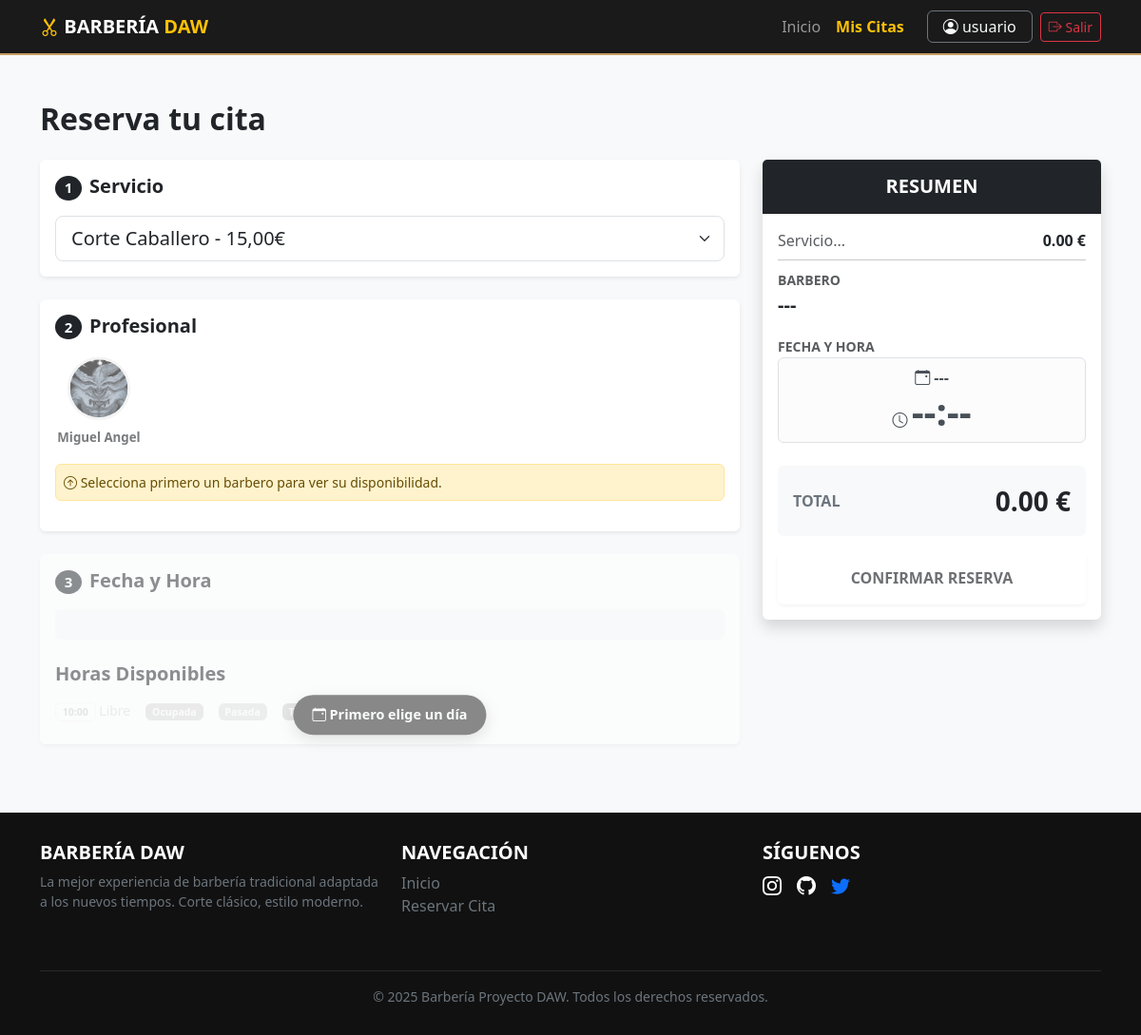
Page /reservar/ (signed in) on the earlier database version.
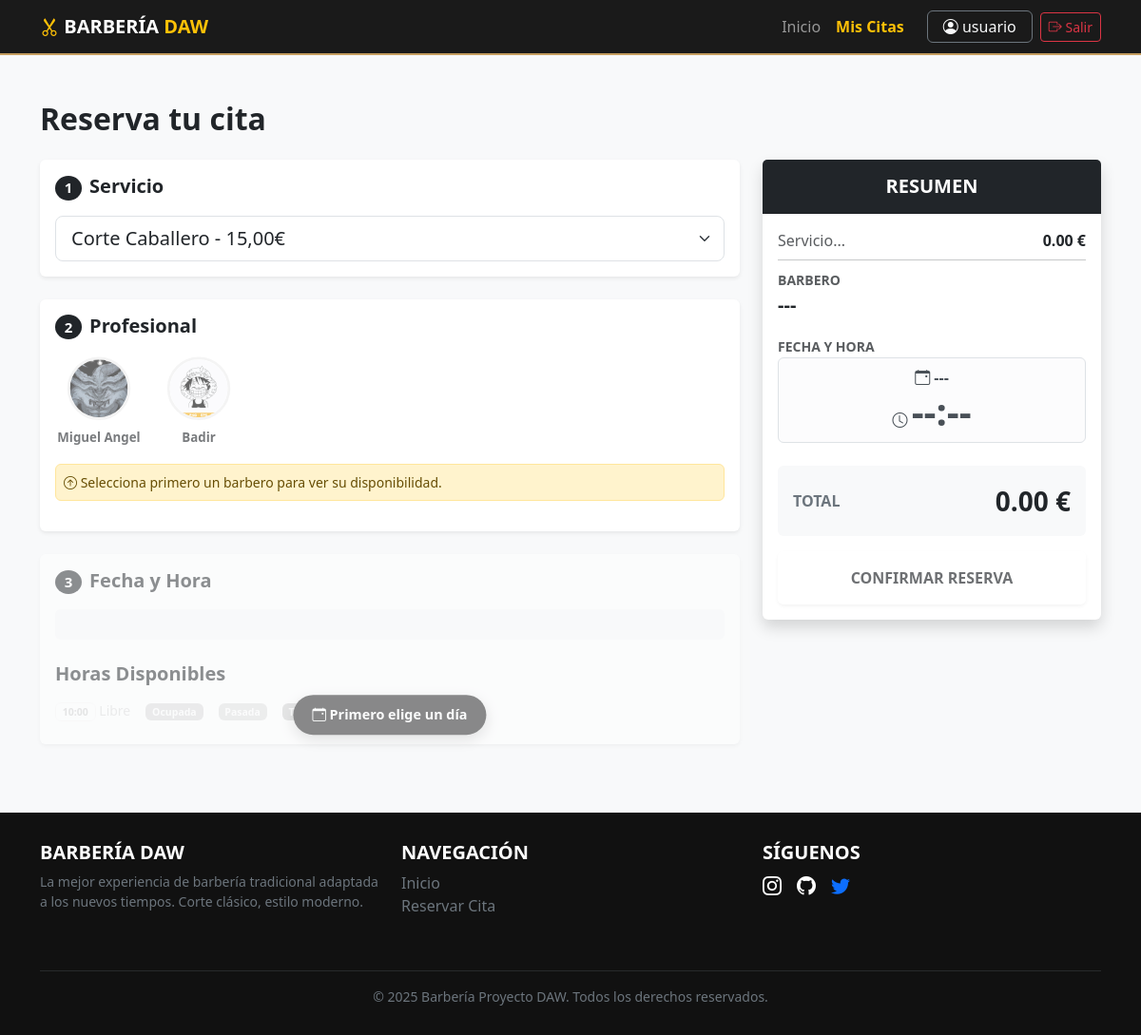
Same page on the later database version.
### gestion_citas/models.py (models this page shows, shortened)
class Barbero(models.Model):
    nombre = models.CharField(max_length=100)
    apellido = models.CharField(max_length=100)
    foto = models.ImageField(upload_to="barberos/", blank=True, null=True)
    experiencia = models.PositiveIntegerField(help_text="Años de experiencia")
    especialidades = models.ManyToManyField(Servicio, related_name="barberos")
    def __str__(self):
        return f"{self.nombre} {self.apellido}"

### gestion_citas/views.py (the view)
# urls.py: path('reservar/', views.reservar_cita, name='reservar_cita'),
@login_required
def reservar_cita(request):
    if request.method == 'POST':
        form = CitaForm(request.POST)
        if form.is_valid():
            cita = form.save(commit=False)
            cita.usuario = request.user
            try:
                cita.full_clean()
                cita.save()
                messages.success(request, '¡Cita reservada con éxito!')
                return redirect('mis_citas')
            except ValidationError as e:
                form.add_error(None, e)
    else:
        form = CitaForm()
    barberos = Barbero.objects.all()
    servicios = Servicio.objects.all()
    horarios_disponibles = [
        "10:00", "10:30", "11:00", "11:30", "12:00", "12:30", "13:00", "13:30",
        "16:00", "16:30", "17:00", "17:30", "18:00", "18:30", "19:00", "19:30"
    ]
    citas_futuras = Cita.objects.filter(fecha__gte=date.today())
    agenda_ocupada = defaultdict(lambda: defaultdict(list))
    for cita in citas_futuras:
        fecha_str = cita.fecha.strftime("%Y-%m-%d")
        hora_str = cita.hora.strftime("%H:%M")
        agenda_ocupada[cita.barbero.id][fecha_str].append(hora_str)
    agenda_ocupada_json = json.dumps({k: dict(v) for k, v in agenda_ocupada.items()})
    precios_json = json.dumps({s.id: float(s.precio) for s in servicios})
    return render(request, 'gestion_citas/citas/reservar_cita.html', {
        'form': form,
        'barberos': barberos,
        'servicios': servicios,
        'agenda_json': agenda_ocupada_json,
        'precios_json': precios_json,
        'horarios': horarios_disponibles, # <--- PASAMOS LA LISTA DE HORAS
    })

### gestion_citas/forms.py (shortened to what this page needs)
class CitaForm(forms.ModelForm):
    class Meta:
        model = Cita
        fields = ["barbero", "servicio", "fecha", "hora", "notas"]
        widgets = {
            "fecha": DateInput(attrs={"type": "date", "class": "form-control"}),
            "hora": TimeInput(attrs={"type": "time", "class": "form-control"}),
            "notas": forms.Textarea(
                attrs={
                    "rows": 3,
                    "class": "form-control",
                    "placeholder": "Ej: Corte con navaja...",
                }
            ),
            "barbero": forms.Select(attrs={"class": "form-select"}),
            "servicio": forms.Select(attrs={"class": "form-select"}),
        }

### gestion_citas/models.py (called while the page is built)
    def __str__(self):
        return f"{self.nombre} - {self.precio}€"

### gestion_citas/templates/gestion_citas/citas/reservar_cita.html (shortened to what the changed rows need)
{% extends 'gestion_citas/base.html' %}
{% load static %}
{% block content %}
<link rel="stylesheet" href="https://cdn.jsdelivr.net/npm/flatpickr/dist/flatpickr.min.css">
<div class="container py-5">
    <div class="mb-4">
        <h2 class="fw-bold">Reserva tu cita</h2>
    </div>
    <form method="post" id="bookingForm">
        <div class="row">
            <div class="col-lg-8">
                <div class="card shadow-sm border-0 mb-4">
                    <div class="card-body">
                        <div class="d-flex gap-4 flex-wrap">
                            {% for b in barberos %}
                            <div class="text-center cursor-pointer barber-option" id="barber-{{ b.id }}" onclick="selectBarber('{{ b.id }}', '{{ b.nombre }}', this)">
                                <div class="avatar-wrapper mb-2">
                                    {% if b.foto %}
                                        <img src="{{ b.foto.url }}" class="avatar-circle">
                                    {% else %}
                                        <div class="avatar-circle bg-dark text-white d-flex align-items-center justify-content-center fw-bold fs-4">
                                            {{ b.nombre|slice:":1" }}
                                        </div>
                                    {% endif %}
                                </div>
                                <div class="small fw-bold">{{ b.nombre }}</div>
                            </div>
                            {% endfor %}
                        </div>
                    </div>
                </div>
            </div>
        </div>
    </form>
</div>
{% endblock %}

Differences in the rows shown:
added Barbero: foto (picture), nombre "Badir"
